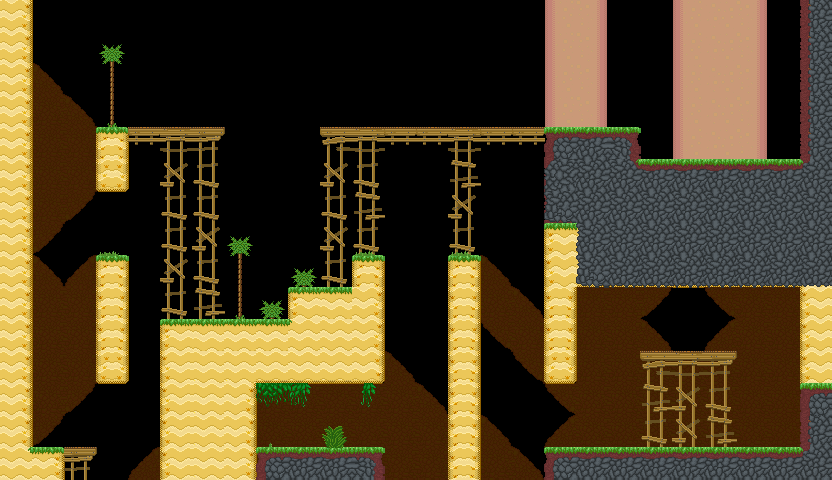

This game map was drawn from its Tiled (.tmx) file and the tilesets committed beside it. A one-line description and the trimmed map source follow:
An orthogonal 26x15 tile map with 32x32 px tiles, 3 tile layers (background, main, foreground), 5 tilesets and 64 objects (36x veggie, start, goal, chest, spike).

<map version="1.5" tiledversion="1.7.2" orientation="orthogonal" renderorder="right-down" width="26" height="15" tilewidth="32" tileheight="32" infinite="0" nextlayerid="10" nextobjectid="65">
 <properties>
  <property name="hints" value="" />
  <property name="time_to_beat" value="12.25" />
 </properties>
 <tileset firstgid="1" name="grass_level" tilewidth="32" tileheight="32" tilecount="153" columns="17">
  <image source="../../sprites/tilesets/34tile.png" width="544" height="306" />
 </tileset>
 <tileset firstgid="154" name="34tile_beach_temp" tilewidth="33" tileheight="33" spacing="1" margin="1" tilecount="189" columns="21">
  <image source="../../sprites/tilesets/34tile_beach_temp.png" trans="ff00ff" width="714" height="306" />
 </tileset>
 <tileset firstgid="343" name="object_tilemap_32" tilewidth="32" tileheight="32" tilecount="25" columns="5">
  <image source="../../sprites/tilesets/object_tilemap_32.png" width="160" height="160" />
  <tile id="0">
   <properties>
    <property name="item_no" value="5" />
    <property name="type" value="costume_head" />
   </properties>
  </tile>
  <tile id="1">
   <properties>
    <property name="spawn" value="spawn" />
   </properties>
  </tile>
  <tile id="2">
   <properties>
    <property name="goal" value="goal" />
   </properties>
  </tile>
  <tile id="3">
   <properties>
    <property name="name" value="pig" />
   </properties>
  </tile>
  <tile id="4">
   <properties>
    <property name="direction" value="left" />
    <property name="name" value="walking_enemy" />
   </properties>
  </tile>
 </tileset>
 <tileset firstgid="368" name="object_tilemap_16" tilewidth="16" tileheight="16" tilecount="12" columns="4">
  <image source="../../sprites/tilesets/object_tilemap_16.png" width="64" height="48" />
 </tileset>
 <tileset firstgid="380" name="treetops_big_96" tilewidth="96" tileheight="64" tilecount="2" columns="2">
  <image source="../../sprites/objects/scenery/treetops_big_96.png" trans="ff00ff" width="192" height="64" />
 </tileset>
 <layer id="1" name="background" width="26" height="15">
  <properties>
   <property name="background" value="background" />
  </properties>
  <data>[390 cells, 104 non-empty, 9 distinct tile ids]</data>
 </layer>
 <layer id="2" name="main" width="26" height="15">
  <data>[390 cells, 193 non-empty, 38 distinct tile ids]</data>
 </layer>
 <layer id="3" name="foreground" width="26" height="15">
  <properties>
   <property name="foreground" value="foreground" />
  </properties>
  <data>[390 cells, 7 non-empty, 5 distinct tile ids]</data>
 </layer>
 <objectgroup color="#e70000" id="4" name="hard-blocks">
  <object id="1" x="256" y="448" width="128" height="32" />
  <object id="2" x="256" y="352" width="96" height="32" />
  <object id="3" x="192" y="352" width="64" height="128" />
  <object id="4" x="544" y="448" width="288" height="32" />
  <object id="5" x="576" y="224" width="256" height="64" />
  <object id="6" x="32" y="448" width="32" height="32" />
  <object id="7" x="800" y="384" width="32" height="64" />
  <object id="8" x="544" y="160" width="288" height="64" />
  <object id="9" x="800" y="0" width="32" height="160" />
  <object id="10" x="544" y="128" width="96" height="32" />
  <object id="11" x="288" y="288" width="64" height="32" />
  <object id="12" x="192" y="320" width="160" height="32" />
 </objectgroup>
 <objectgroup color="#0055ff" id="5" name="soft-blocks" visible="0">
  <object id="13" x="64" y="448" width="32" height="32" />
  <object id="14" x="640" y="352" width="96" height="32" />
  <object id="15" x="128" y="128" width="96" height="32" />
  <object id="16" x="320" y="128" width="224" height="32" />
 </objectgroup>
 <objectgroup id="6" name="objects-32px">
  <object id="17" name="start" gid="344" x="256" y="448" width="32" height="32">
   <properties>
    <property name="direction" value="right" />
    <property name="health" value="100" />
   </properties>
  </object>
  <object id="18" name="goal" gid="345" x="704" y="96" width="32" height="32" />
  <object id="19" name="chest" gid="343" x="672" y="352" width="32" height="32">
   <properties>
    <property name="item_no" value="2" />
    <property name="type" value="costume_mask" />
   </properties>
  </object>
 </objectgroup>
 <objectgroup id="7" name="objects-16px">
  <object id="20" name="veggie" gid="379" x="424" y="392" width="16" height="16" />
  <object id="21" name="veggie" gid="379" x="392" y="344" width="16" height="16" />
  <object id="22" name="veggie" gid="379" x="424" y="296" width="16" height="16" />
  <object id="23" name="veggie" gid="379" x="360" y="248" width="16" height="16" />
  <object id="24" name="veggie" gid="379" x="136" y="456" width="16" height="16" />
  <object id="25" name="veggie" gid="379" x="136" y="416" width="16" height="16" />
  <object id="26" name="veggie" gid="379" x="136" y="376" width="16" height="16" />
  <object id="27" name="veggie" gid="379" x="40" y="408" width="16" height="16" />
  <object id="28" name="veggie" gid="379" x="72" y="360" width="16" height="16" />
  <object id="29" name="veggie" gid="379" x="40" y="312" width="16" height="16" />
  <object id="30" name="veggie" gid="379" x="72" y="280" width="16" height="16" />
  <object id="31" name="veggie" gid="379" x="40" y="232" width="16" height="16" />
  <object id="32" name="veggie" gid="379" x="72" y="184" width="16" height="16" />
  <object id="33" name="veggie" gid="379" x="40" y="136" width="16" height="16" />
  <object id="34" name="veggie" gid="379" x="168" y="120" width="16" height="16" />
  <object id="35" name="veggie" gid="379" x="232" y="88" width="16" height="16" />
  <object id="36" name="veggie" gid="379" x="264" y="80" width="16" height="16" />
  <object id="37" name="veggie" gid="379" x="328" y="120" width="16" height="16" />
  <object id="38" name="veggie" gid="379" x="392" y="120" width="16" height="16" />
  <object id="39" name="veggie" gid="379" x="456" y="120" width="16" height="16" />
  <object id="40" name="veggie" gid="379" x="520" y="120" width="16" height="16" />
  <object id="41" name="veggie" gid="379" x="672" y="88" width="16" height="16" />
  <object id="42" name="veggie" gid="379" x="632" y="104" width="16" height="16" />
  <object id="43" name="veggie" gid="379" x="488" y="440" width="16" height="16" />
  <object id="44" name="veggie" gid="379" x="504" y="376" width="16" height="16" />
  <object id="45" name="veggie" gid="379" x="504" y="344" width="16" height="16" />
  <object id="46" name="veggie" gid="379" x="504" y="312" width="16" height="16" />
  <object id="47" name="veggie" gid="379" x="504" y="280" width="16" height="16" />
  <object id="48" name="veggie" gid="379" x="648" y="344" width="16" height="16" />
  <object id="49" name="veggie" gid="379" x="712" y="344" width="16" height="16" />
  <object id="50" name="veggie" gid="379" x="680" y="440" width="16" height="16" />
  <object id="51" name="veggie" gid="379" x="616" y="440" width="16" height="16" />
  <object id="52" name="veggie" gid="379" x="744" y="440" width="16" height="16" />
  <object id="53" name="veggie" gid="379" x="264" y="280" width="16" height="16" />
  <object id="54" name="veggie" gid="379" x="200" y="312" width="16" height="16" />
  <object id="55" name="veggie" gid="379" x="136" y="336" width="16" height="16" />
  <object id="56" name="spike" gid="375" x="112" y="392" width="16" height="16" />
 </objectgroup>
 <objectgroup id="8" name="treetop_big" />
 <objectgroup color="#33a42d" id="9" name="sand-blocks">
  <object id="57" x="448" y="256" width="32" height="224" />
  <object id="58" x="352" y="256" width="32" height="128" />
  <object id="59" x="544" y="224" width="32" height="160" />
  <object id="60" x="0" y="0" width="32" height="480" />
  <object id="61" x="96" y="256" width="32" height="128" />
  <object id="62" x="160" y="320" width="32" height="160" />
  </objectgroup>
</map>
<!-- 2 of 64 objects omitted -->
